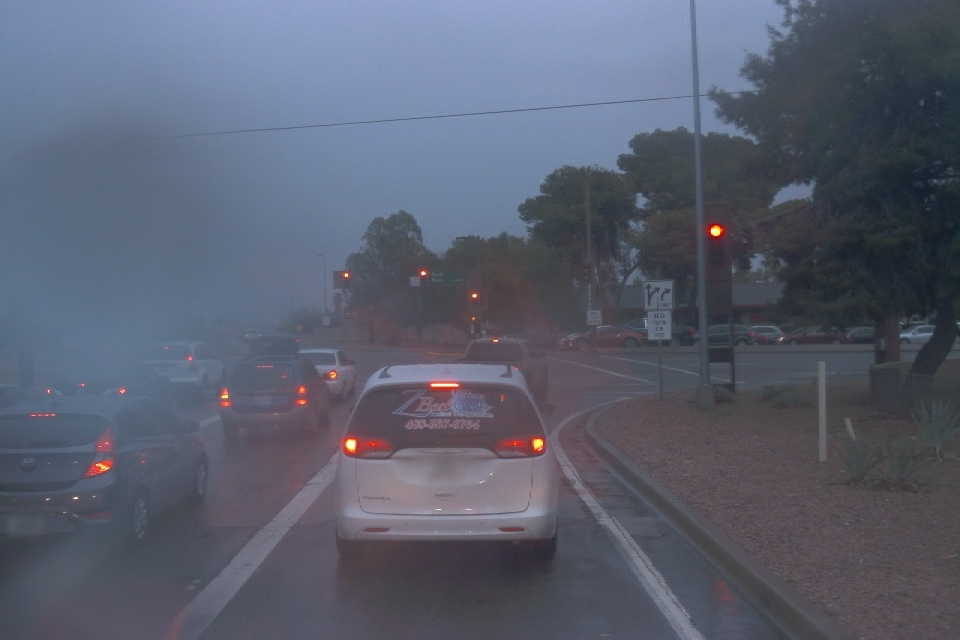
#> input picture Images/Traffic/segment-12304907743194762419_1522_000_1542_000_with_camera_labels_2.png, 1920 x 1280 px (shown at 1/2 size)
$ jupyter execute contrast_enhancement.ipynb
#> lines starting #> are read from the running program, lines starting #| are printed output that depends on the picture
# Improve Image Contrast

[cell 1]
import numpy as np
import matplotlib.pyplot as plt
from PIL import Image, ImageEnhance

Low contrast images typically have a narrow pixel value distribution; i.e., the standard deviation of pixel values is small

[cell 2]
img_path = '../Images/Traffic/segment-12304907743194762419_1522_000_1542_000_with_camera_labels_2.png'

[cell 3]
img = Image.open(img_path)
#> img is the input picture: PIL image 1920x1280 RGB; mean R, G, B 90.2, 95.3, 111.5

For example, this image has fairly low contrast

[cell 4]
img

Plot the pixel value of each channel to see the distribution:

[cell 5]
def plot_histogram(img):
    """ plot channel-wise pixel value distribution """
    histogram = img.histogram()
#> histogram = 768 values, max 60636 at index 91, min 0 at index 0, mean 9600

    R = histogram[0:256]
#> R = 256 values, max 60636 at index 91, min 0 at index 0, mean 9600
    G = histogram[256:512]
#> G = 256 values, max 60090 at index 74, min 0 at index 0, mean 9600
    B = histogram[512:768]
#> B = 256 values, max 38316 at index 90, min 0 at index 1, mean 9600

    plt.plot(range(256), R, color='r')
    plt.fill_between(range(256), R, color='r', alpha=0.5)
    plt.plot(range(256), G, color='g')
    plt.fill_between(range(256), G, color='g', alpha=0.5)
    plt.plot(range(256), B, color='b')
    plt.fill_between(range(256), B, color='b', alpha=0.5)
    plt.show()
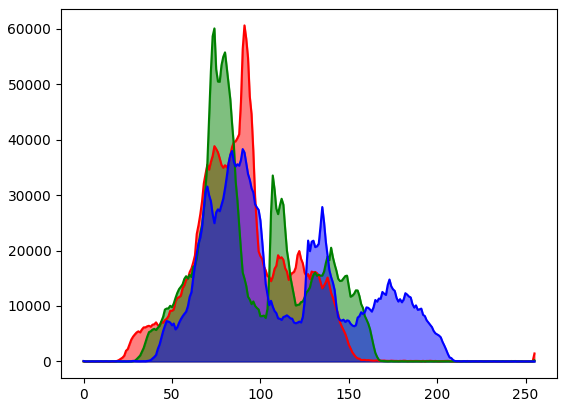
#> figure drawn by matplotlib, 1 panel; curve peaks at x = 91, y = 60636; curve peaks at x = 74, y = 60090; curve peaks at x = 90, y = 38316

[cell 6]
plot_histogram(img)

Use Pillow Image Enhance to increase the contrast

[cell 7]
enhancer = ImageEnhance.Contrast(img)

[cell 8]
img_enhanced = enhancer.enhance(1.5)
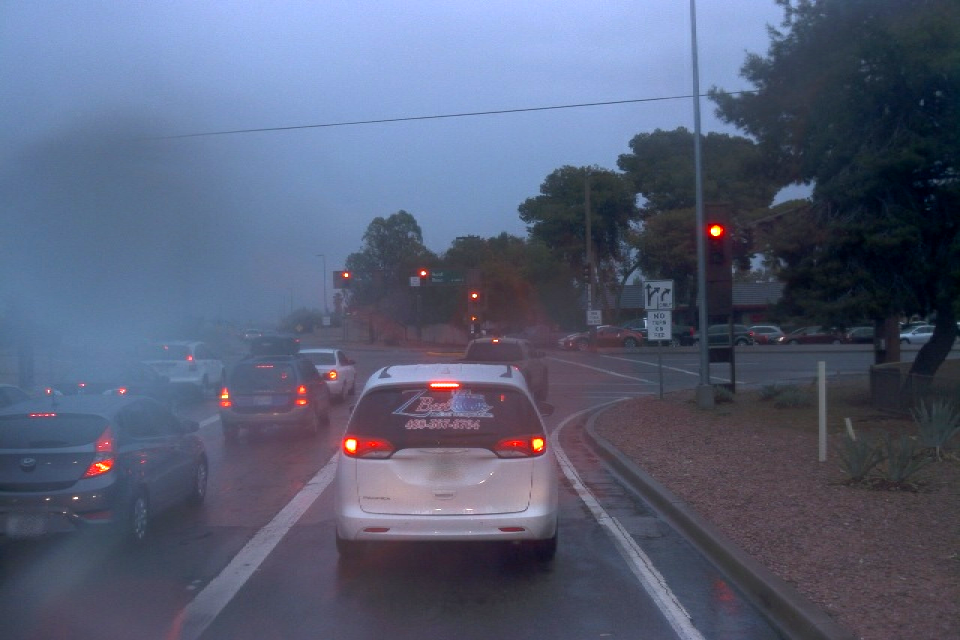
#> img_enhanced: PIL image 1920x1280 RGB (shown at 1/2 size); mean R, G, B 87, 94.7, 118.9

[cell 9]
img_enhanced

[cell 10]
plot_histogram(img_enhanced)
#> in plot_histogram (call 2), `histogram = img.histogram()`: histogram = 768 values, max 60636 at index 88, min 0 at index 2, mean 9600
#> in plot_histogram (call 2), `R = histogram[0:256]`: R = 256 values, max 60636 at index 88, min 0 at index 2, mean 9600
#> in plot_histogram (call 2), `G = histogram[256:512]`: G = 256 values, max 60090 at index 63, min 0 at index 2, mean 9600
#> in plot_histogram (call 2), `B = histogram[512:768]`: B = 256 values, max 38316 at index 87, min 0 at index 2, mean 9600
#> in plot_histogram (call 2), `plt.show()`:
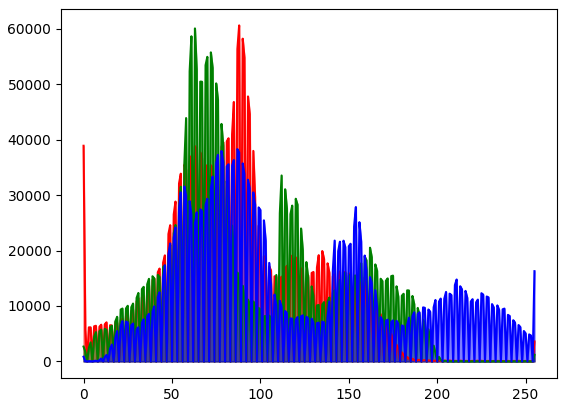
#> figure drawn by matplotlib, 1 panel; curve peaks at x = 88, y = 60636; curve peaks at x = 63, y = 60090; curve peaks at x = 87, y = 38316

$ run again, with Images/Traffic/segment-12208410199966712301_4480_000_4500_000_with_camera_labels_79.png copied over Images/Traffic/segment-12304907743194762419_1522_000_1542_000_with_camera_labels_2.png
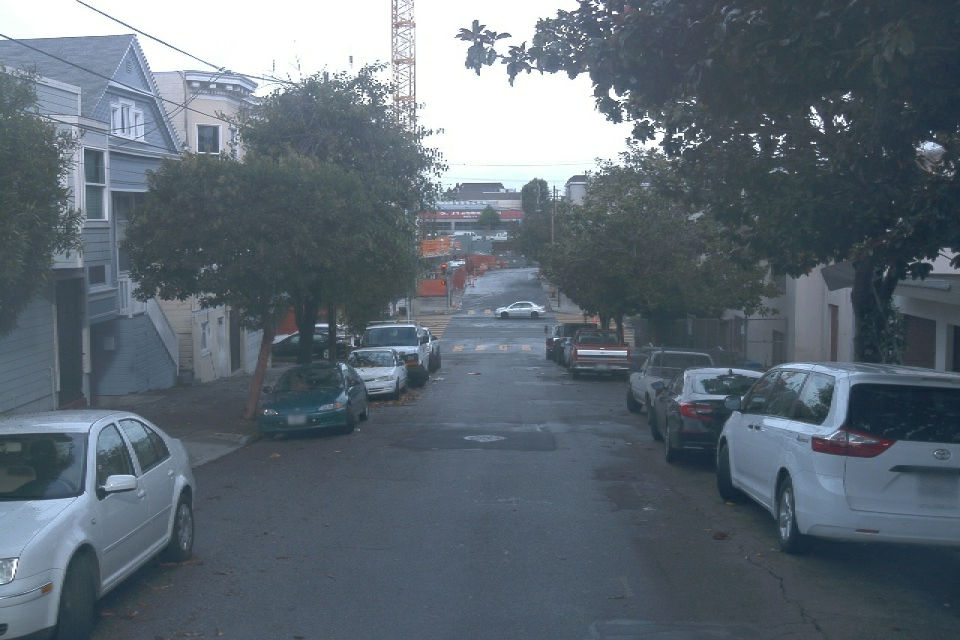
#> input picture Images/Traffic/segment-12208410199966712301_4480_000_4500_000_with_camera_labels_79.png, 1920 x 1280 px (shown at 1/2 size)
#> img is the input picture: PIL image 1920x1280 RGB; mean R, G, B 94.3, 105.8, 115.6
#> histogram = 768 values, max 169050 at index 511, min 0 at index 0, mean 9600
#> R = 256 values, max 127344 at index 255, min 0 at index 0, mean 9600
#> G = 256 values, max 169050 at index 255, min 0 at index 0, mean 9600
#> B = 256 values, max 146976 at index 255, min 0 at index 0, mean 9600
#> `img_enhanced = enhancer.enhance(1.5)`:
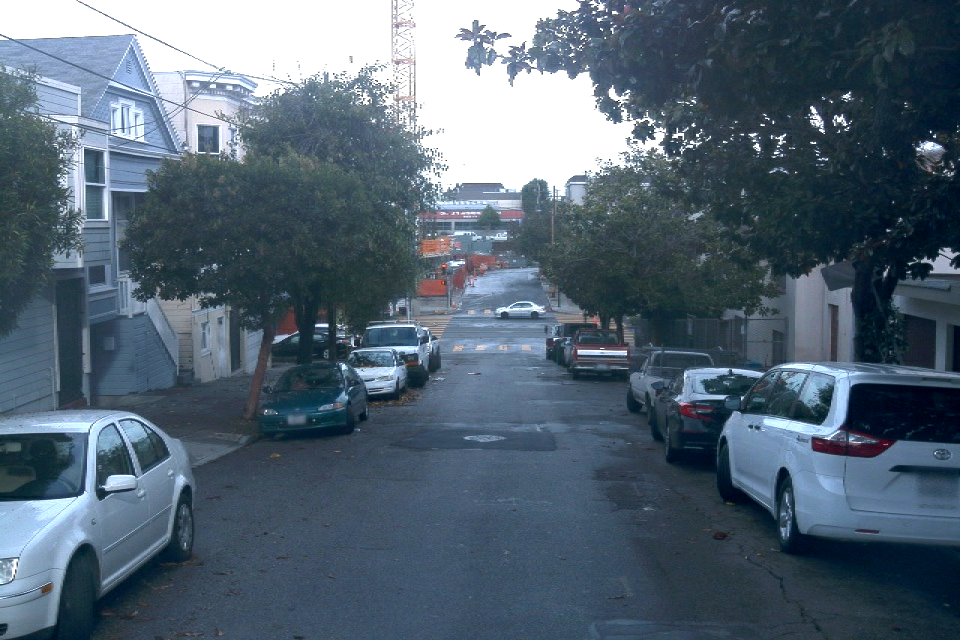
#> img_enhanced: PIL image 1920x1280 RGB (shown at 1/2 size); mean R, G, B 83.7, 100.3, 114.8
#> histogram = 768 values, max 256128 at index 767, min 0 at index 3, mean 9600
#> R = 256 values, max 222966 at index 255, min 0 at index 3, mean 9600
#> G = 256 values, max 229608 at index 255, min 0 at index 3, mean 9600
#> B = 256 values, max 256128 at index 255, min 0 at index 0, mean 9600
#> in plot_histogram (call 2), `plt.show()`:
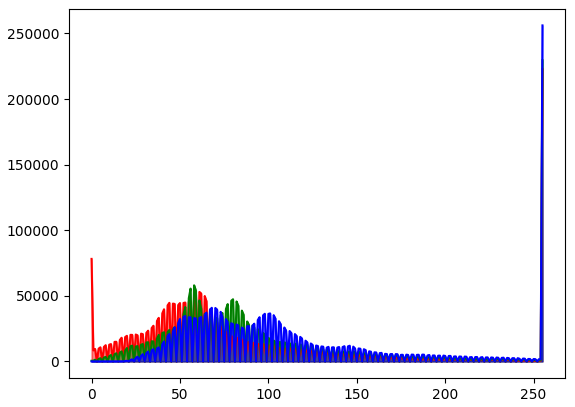
#> figure drawn by matplotlib, 1 panel; curve peaks at x = 255, y = 222966; curve peaks at x = 255, y = 229608; curve peaks at x = 255, y = 256128

$ run again, with Images/Traffic/segment-12208410199966712301_4480_000_4500_000_with_camera_labels_83.png copied over Images/Traffic/segment-12304907743194762419_1522_000_1542_000_with_camera_labels_2.png
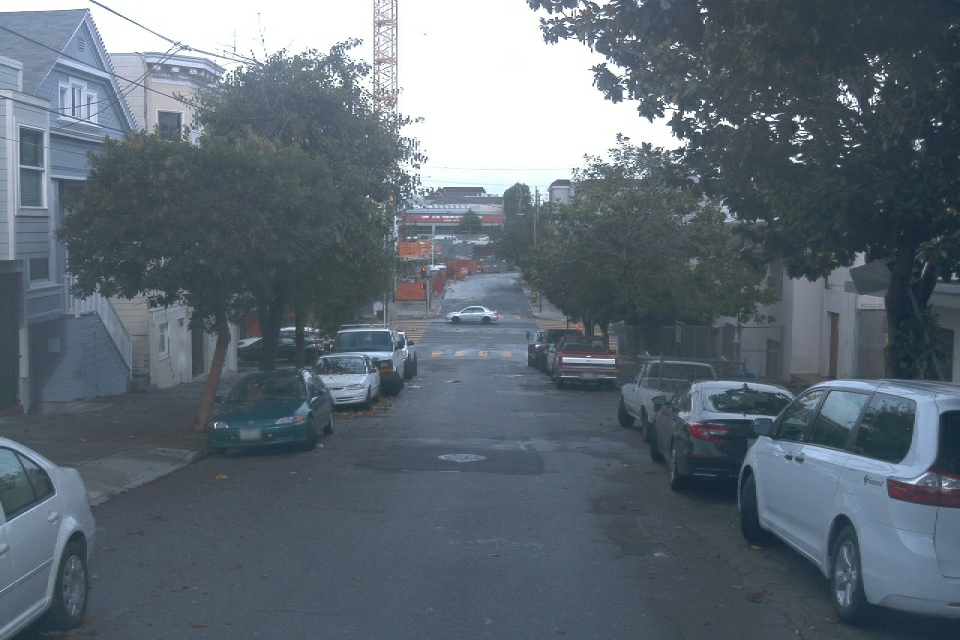
#> input picture Images/Traffic/segment-12208410199966712301_4480_000_4500_000_with_camera_labels_83.png, 1920 x 1280 px (shown at 1/2 size)
#> img is the input picture: PIL image 1920x1280 RGB; mean R, G, B 95.2, 106.5, 116.3
#> histogram = 768 values, max 178080 at index 511, min 0 at index 0, mean 9600
#> R = 256 values, max 133506 at index 255, min 0 at index 0, mean 9600
#> G = 256 values, max 178080 at index 255, min 0 at index 0, mean 9600
#> B = 256 values, max 157830 at index 255, min 0 at index 0, mean 9600
#> `img_enhanced = enhancer.enhance(1.5)`:
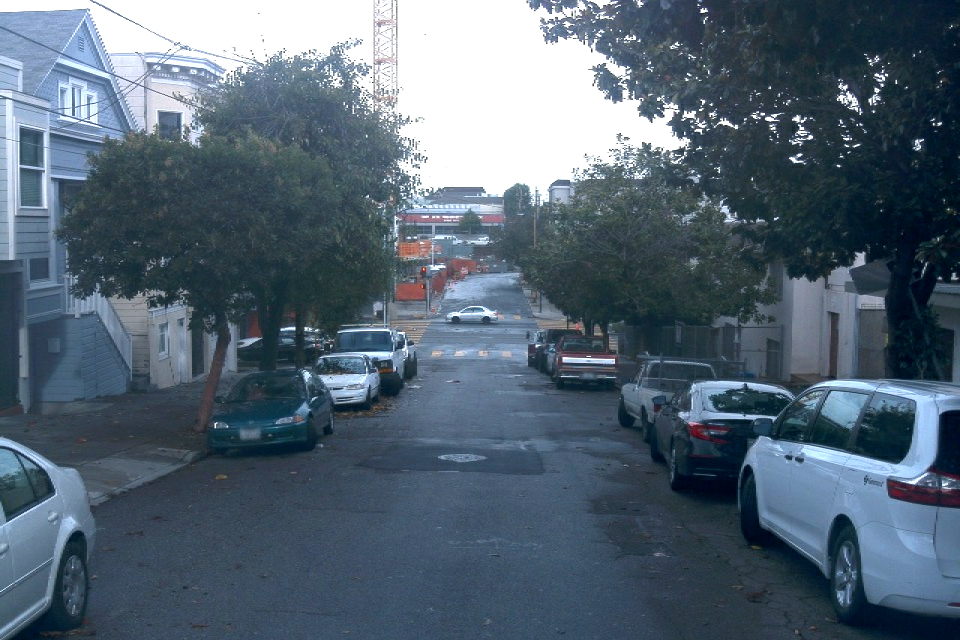
#> img_enhanced: PIL image 1920x1280 RGB (shown at 1/2 size); mean R, G, B 84.3, 100.7, 115.1
#> histogram = 768 values, max 262824 at index 767, min 0 at index 1, mean 9600
#> R = 256 values, max 232926 at index 255, min 0 at index 1, mean 9600
#> G = 256 values, max 238788 at index 255, min 0 at index 1, mean 9600
#> B = 256 values, max 262824 at index 255, min 0 at index 0, mean 9600
#> in plot_histogram (call 2), `plt.show()`:
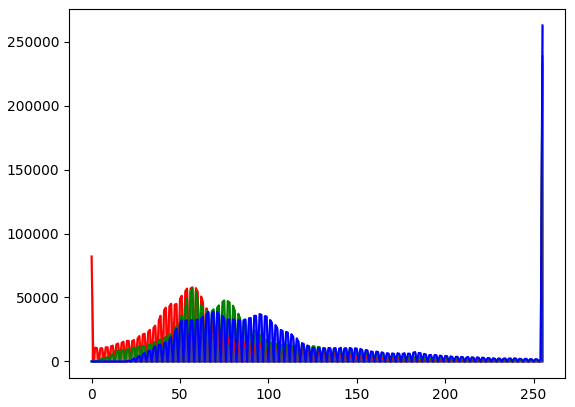
#> figure drawn by matplotlib, 1 panel; curve peaks at x = 255, y = 232926; curve peaks at x = 255, y = 238788; curve peaks at x = 255, y = 262824

$ run again, with Images/Traffic/segment-12212767626682531382_2100_150_2120_150_with_camera_labels_20.png copied over Images/Traffic/segment-12304907743194762419_1522_000_1542_000_with_camera_labels_2.png
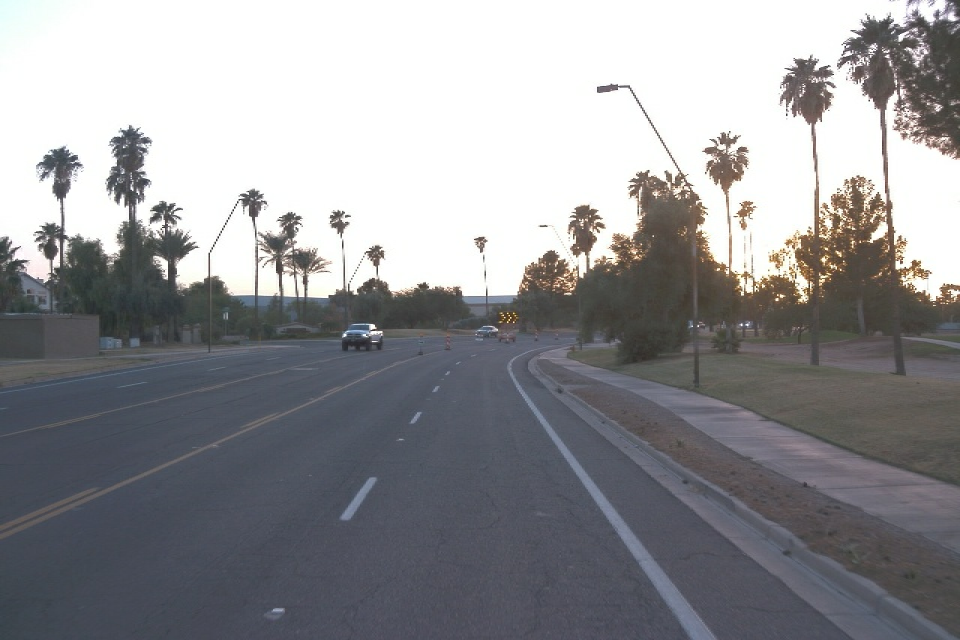
#> input picture Images/Traffic/segment-12212767626682531382_2100_150_2120_150_with_camera_labels_20.png, 1920 x 1280 px (shown at 1/2 size)
#> img is the input picture: PIL image 1920x1280 RGB; mean R, G, B 146.9, 147.1, 150.2
#> histogram = 768 values, max 768072 at index 511, min 0 at index 0, mean 9600
#> R = 256 values, max 710826 at index 255, min 0 at index 0, mean 9600
#> G = 256 values, max 768072 at index 255, min 0 at index 0, mean 9600
#> B = 256 values, max 680862 at index 255, min 0 at index 0, mean 9600
#> `img_enhanced = enhancer.enhance(1.5)`:
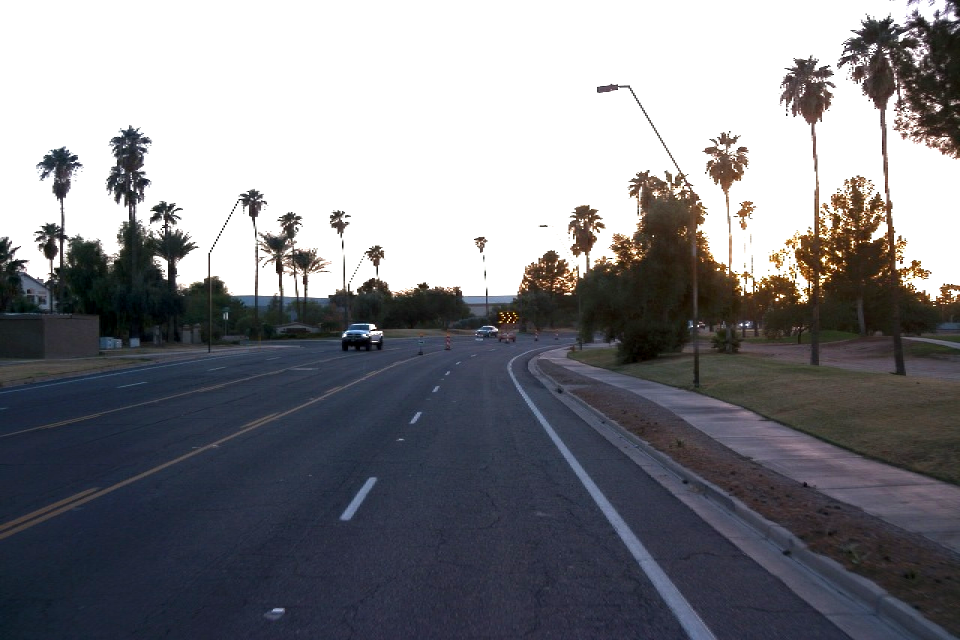
#> img_enhanced: PIL image 1920x1280 RGB (shown at 1/2 size); mean R, G, B 127.6, 128, 133
#> histogram = 768 values, max 889590 at index 255, min 0 at index 2, mean 9600
#> R = 256 values, max 889590 at index 255, min 0 at index 2, mean 9600
#> G = 256 values, max 885048 at index 255, min 0 at index 2, mean 9600
#> B = 256 values, max 880242 at index 255, min 0 at index 2, mean 9600
#> in plot_histogram (call 2), `plt.show()`:
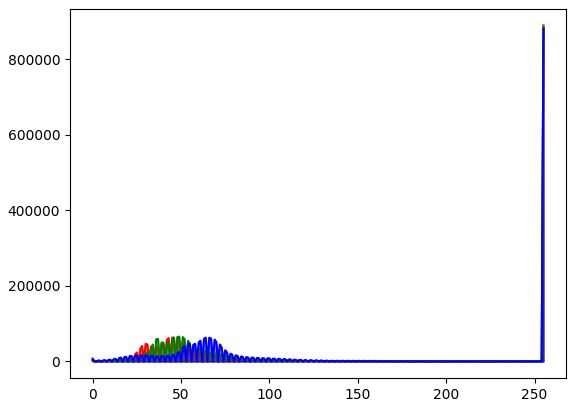
#> figure drawn by matplotlib, 1 panel; curve peaks at x = 255, y = 889590; curve peaks at x = 255, y = 885048; curve peaks at x = 255, y = 880242
